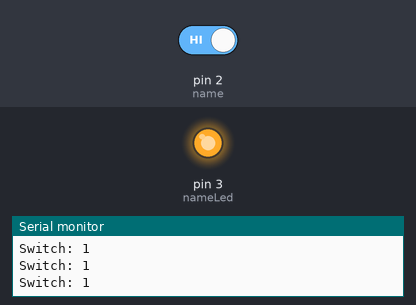
The sketch below on a simulated Arduino Uno, built with avr-gcc and run on an emulated ATmega328P. On the bench: output pins drawn as LEDs (lit = HIGH), the last lines printed to the serial monitor. The inputs (shaded band) are chosen by the test bench; at power-on: pin 2 (name) HIGH.

Above: at 1.2 s.
1.3 s: pin 2 (name) driven LOW
At 2.1 s:
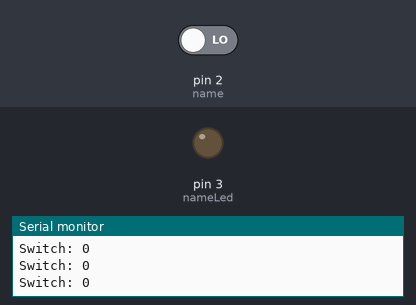
2.8 s: pin 2 (name) driven HIGH
At 3.6 s:
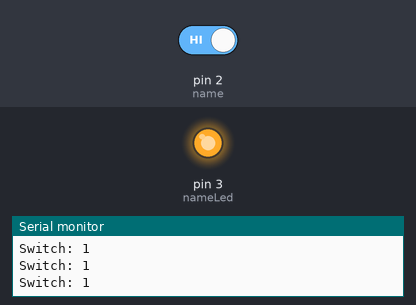
Timing chart, 0 to 5.8 s (numbered marks = the images above; inputs shaded):
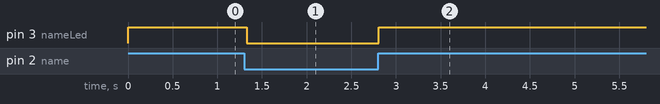

The sketch:

5.3_notTACSW.ino
```cpp
int name = 2; //digital
int nameLed = 3; //digital pin
void setup() {
  pinMode(name, INPUT);
  pinMode(nameLed, OUTPUT);
  Serial.begin(9600);
}

void loop() {
  int SwLevel = digitalRead(name);
  if (SwLevel == LOW)
    digitalWrite(nameLed, LOW);
  else
    digitalWrite(nameLed, HIGH);
  Serial.print("Switch: ");
  Serial.println(SwLevel);
  delay(30);
}
```

Measured:
- after the input at 1.3 s, pin 3 (nameLed): HIGH → LOW at once
- after the input at 2.8 s, pin 3 (nameLed): LOW → HIGH at once
